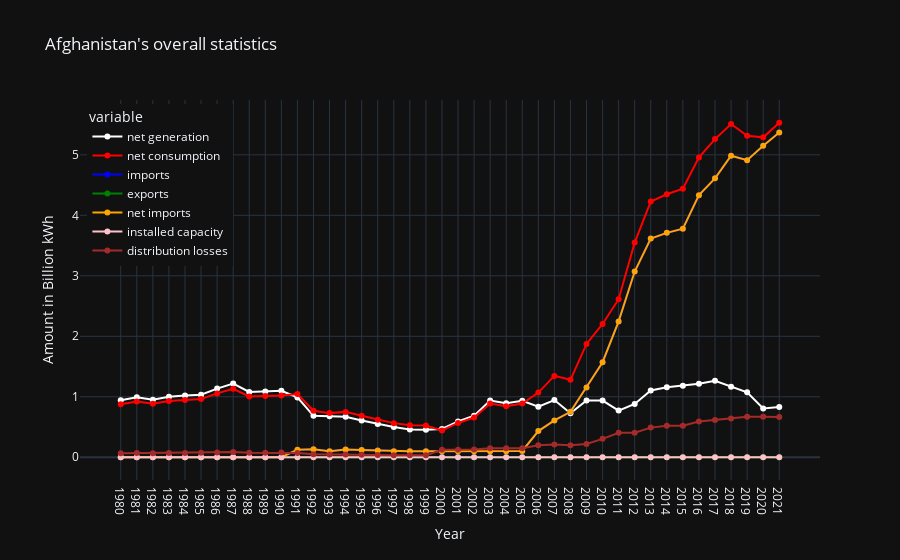

Here is the notebook cell this chart was saved with:
### Code cell
def get_lineplot_for_country_year_prototype(country: str):
    timeline = new_df[new_df["Country"] == country].copy()
    lines = px.line(timeline, x="Year", y=['net generation', 'net consumption', 'imports', 'exports', 'net imports', 'installed capacity', 'distribution losses'],
                    color_discrete_sequence=["white", "red", "blue", "green", "orange", "pink", "brown"], title=f"{country}'s overall statistics",
                    hover_data={'Year': False})
    lines.update_traces(mode='lines+markers')
    lines.update_layout(
        xaxis_title='Year',
        yaxis_title='Amount in Billion kWh',
        legend=dict(yanchor="top", y=0.99, xanchor="left", x=0.01),
        xaxis=dict(tickmode='linear', tick0=1980, dtick=1),
        hovermode='x unified'
    )
    return lines

get_lineplot_for_country_year_prototype("Afghanistan")

### Figure 1 — Plotly figure (JSON) as saved in the notebook; plotly's stock layout.template omitted (floating-point values rounded to 4 significant figures)
{"data": [{"hovertemplate": "variable=net generation<br>value=%{y}<extra></extra>", "legendgroup": "net generation", "line": {"color": "white", "dash": "solid"}, "marker": {"symbol": "circle"}, "mode": "lines+markers", "name": "net generation", "orientation": "v", "showlegend": true, "type": "scatter", "x": ["1980", "1981", "1982", "1983", "1984", "1985", "1986", "1987", "1988", "1989", "1990", "1991", "1992", "1993", "1994", "1995", "1996", "1997", "1998", "1999", "2000", "2001", "2002", "2003", "2004", "2005", "2006", "2007", "2008", "2009", "2010", "2011", "2012", "2013", "2014", "2015", "2016", "2017", "2018", "2019", "2020", "2021"], "xaxis": "x", "y": [0.942, 0.992, 0.952, 1, 1.019, 1.034, 1.135, 1.218, 1.08, 1.089, 1.098, 0.989, 0.685, 0.677, 0.669, 0.608, 0.549, 0.499, 0.46, 0.455, 0.467, 0.592, 0.687, 0.939, 0.894, 0.934, 0.837, 0.946, 0.728, 0.9381, 0.9363, 0.7713, 0.882, 1.103, 1.159, 1.183, 1.215, 1.264, 1.165, 1.073, 0.8073, 0.8291], "yaxis": "y"}, {"hovertemplate": "variable=net consumption<br>value=%{y}<extra></extra>", "legendgroup": "net consumption", "line": {"color": "red", "dash": "solid"}, "marker": {"symbol": "circle"}, "mode": "lines+markers", "name": "net consumption", "orientation": "v", "showlegend": true, "type": "scatter", "x": ["1980", "1981", "1982", "1983", "1984", "1985", "1986", "1987", "1988", "1989", "1990", "1991", "1992", "1993", "1994", "1995", "1996", "1997", "1998", "1999", "2000", "2001", "2002", "2003", "2004", "2005", "2006", "2007", "2008", "2009", "2010", "2011", "2012", "2013", "2014", "2015", "2016", "2017", "2018", "2019", "2020", "2021"], "xaxis": "x", "y": [0.8761, 0.9226, 0.8854, 0.93, 0.9477, 0.9616, 1.056, 1.133, 1.004, 1.013, 1.021, 1.045, 0.7681, 0.7296, 0.7502, 0.6854, 0.6206, 0.5641, 0.5278, 0.5232, 0.442, 0.567, 0.657, 0.889, 0.844, 0.889, 1.069, 1.345, 1.28, 1.873, 2.204, 2.613, 3.549, 4.228, 4.349, 4.44, 4.958, 5.261, 5.511, 5.315, 5.289, 5.531], "yaxis": "y"}, {"hovertemplate": "variable=imports<br>value=%{y}<extra></extra>", "legendgroup": "imports", "line": {"color": "blue", "dash": "solid"}, "marker": {"symbol": "circle"}, "mode": "lines+markers", "name": "imports", "orientation": "v", "showlegend": true, "type": "scatter", "x": ["1980", "1981", "1982", "1983", "1984", "1985", "1986", "1987", "1988", "1989", "1990", "1991", "1992", "1993", "1994", "1995", "1996", "1997", "1998", "1999", "2000", "2001", "2002", "2003", "2004", "2005", "2006", "2007", "2008", "2009", "2010", "2011", "2012", "2013", "2014", "2015", "2016", "2017", "2018", "2019", "2020", "2021"], "xaxis": "x", "y": [0, 0, 0, 0, 0, 0, 0, 0, 0, 0, 0, 0.125, 0.131, 0.1, 0.128, 0.12, 0.11, 0.1, 0.1, 0.1, 0.1, 0.1, 0.1, 0.1, 0.1, 0.105, 0.432, 0.609, 0.752, 1.155, 1.572, 2.246, 3.071, 3.615, 3.71, 3.779, 4.333, 4.611, 4.986, 4.912, 5.152, 5.368], "yaxis": "y"}, {"hovertemplate": "variable=exports<br>value=%{y}<extra></extra>", "legendgroup": "exports", "line": {"color": "green", "dash": "solid"}, "marker": {"symbol": "circle"}, "mode": "lines+markers", "name": "exports", "orientation": "v", "showlegend": true, "type": "scatter", "x": ["1980", "1981", "1982", "1983", "1984", "1985", "1986", "1987", "1988", "1989", "1990", "1991", "1992", "1993", "1994", "1995", "1996", "1997", "1998", "1999", "2000", "2001", "2002", "2003", "2004", "2005", "2006", "2007", "2008", "2009", "2010", "2011", "2012", "2013", "2014", "2015", "2016", "2017", "2018", "2019", "2020", "2021"], "xaxis": "x", "y": [0, 0, 0, 0, 0, 0, 0, 0, 0, 0, 0, 0, 0, 0, 0, 0, 0, 0, 0, 0, 0, 0, 0, 0, 0, 0, 0, 0, 0, 0, 0, 0, 0, 0, 0, 0, 0, 0, 0, 0, 0, 0], "yaxis": "y"}, {"hovertemplate": "variable=net imports<br>value=%{y}<extra></extra>", "legendgroup": "net imports", "line": {"color": "orange", "dash": "solid"}, "marker": {"symbol": "circle"}, "mode": "lines+markers", "name": "net imports", "orientation": "v", "showlegend": true, "type": "scatter", "x": ["1980", "1981", "1982", "1983", "1984", "1985", "1986", "1987", "1988", "1989", "1990", "1991", "1992", "1993", "1994", "1995", "1996", "1997", "1998", "1999", "2000", "2001", "2002", "2003", "2004", "2005", "2006", "2007", "2008", "2009", "2010", "2011", "2012", "2013", "2014", "2015", "2016", "2017", "2018", "2019", "2020", "2021"], "xaxis": "x", "y": [0, 0, 0, 0, 0, 0, 0, 0, 0, 0, 0, 0.125, 0.131, 0.1, 0.128, 0.12, 0.11, 0.1, 0.1, 0.1, 0.1, 0.1, 0.1, 0.1, 0.1, 0.105, 0.432, 0.609, 0.752, 1.155, 1.572, 2.246, 3.071, 3.615, 3.71, 3.779, 4.333, 4.611, 4.986, 4.912, 5.152, 5.368], "yaxis": "y"}, {"hovertemplate": "variable=installed capacity<br>value=%{y}<extra></extra>", "legendgroup": "installed capacity", "line": {"color": "pink", "dash": "solid"}, "marker": {"symbol": "circle"}, "mode": "lines+markers", "name": "installed capacity", "orientation": "v", "showlegend": true, "type": "scatter", "x": ["1980", "1981", "1982", "1983", "1984", "1985", "1986", "1987", "1988", "1989", "1990", "1991", "1992", "1993", "1994", "1995", "1996", "1997", "1998", "1999", "2000", "2001", "2002", "2003", "2004", "2005", "2006", "2007", "2008", "2009", "2010", "2011", "2012", "2013", "2014", "2015", "2016", "2017", "2018", "2019", "2020", "2021"], "xaxis": "x", "y": [0.000374, 0.000427, 0.000427, 0.00045, 0.00045, 0.00047, 0.00047, 0.000489, 0.000489, 0.000494, 0.000494, 0.000494, 0.000494, 0.000494, 0.000494, 0.000494, 0.000492, 0.000492, 0.000492, 0.000292, 0.000407, 0.000498, 0.000491, 0.000489, 0.000489, 0.000524, 0.000514, 0.000514, 0.0005211, 0.0005941, 0.0005942, 0.0005712, 0.0005871, 0.0006011, 0.0005861, 0.0005871, 0.0006341, 0.0006364, 0.0007674, 0.0007764, 0.0007764, 0.0007764], "yaxis": "y"}, {"hovertemplate": "variable=distribution losses<br>value=%{y}<extra></extra>", "legendgroup": "distribution losses", "line": {"color": "brown", "dash": "solid"}, "marker": {"symbol": "circle"}, "mode": "lines+markers", "name": "distribution losses", "orientation": "v", "showlegend": true, "type": "scatter", "x": ["1980", "1981", "1982", "1983", "1984", "1985", "1986", "1987", "1988", "1989", "1990", "1991", "1992", "1993", "1994", "1995", "1996", "1997", "1998", "1999", "2000", "2001", "2002", "2003", "2004", "2005", "2006", "2007", "2008", "2009", "2010", "2011", "2012", "2013", "2014", "2015", "2016", "2017", "2018", "2019", "2020", "2021"], "xaxis": "x", "y": [0.06594, 0.06944, 0.06664, 0.07, 0.07133, 0.07238, 0.07945, 0.08526, 0.0756, 0.07623, 0.07686, 0.06923, 0.04795, 0.04739, 0.04683, 0.04256, 0.03843, 0.03493, 0.0322, 0.03185, 0.125, 0.125, 0.13, 0.15, 0.15, 0.15, 0.2, 0.21, 0.2, 0.22, 0.304, 0.404, 0.404, 0.49, 0.52, 0.522, 0.59, 0.615, 0.64, 0.67, 0.67, 0.6669], "yaxis": "y"}], "layout": {"hovermode": "x unified", "legend": {"title": {"text": "variable"}, "tracegroupgap": 0, "x": 0.01, "xanchor": "left", "y": 0.99, "yanchor": "top"}, "title": {"text": "Afghanistan's overall statistics"}, "xaxis": {"anchor": "y", "domain": [0, 1], "dtick": 1, "tick0": 1980, "tickmode": "linear", "title": {"text": "Year"}}, "yaxis": {"anchor": "x", "domain": [0, 1], "title": {"text": "Amount in Billion kWh"}}}}
